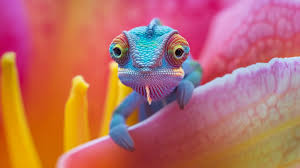
#> input picture img_1.jfif, 300 x 168 px, found by its file name
$ python operations_img.py
#> lines starting #> are read from the running program, lines starting #| are printed output that depends on the picture
import cv2
import numpy as np
import random
img = cv2.imread("/Users/muhammadtaqiriaz/Documents/opencv/img_1.jfif",1)
#> img is the input picture: shape (168, 300, 3); mean B, G, R 101.2, 108.7, 185.6
cv2.imshow("Image 1",img)
img_big = cv2.resize(img,(500,350))
cv2.imshow("Image 1 resize",img_big)
img_2 = cv2.imread("/Users/muhammadtaqiriaz/Documents/opencv/img_2.jfif",1)
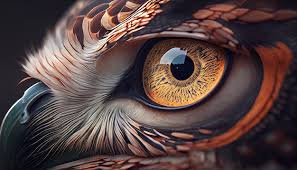
#> input picture img_2.jfif, 297 x 170 px, found by its file name
#> img_2 is the input picture: shape (170, 297, 3); mean B, G, R 66.5, 67.1, 86.1
cv2.imshow("Image 2",img_2)
img2_big = cv2.resize(img_2,(500,350))
cv2.imshow("Image 2 resize",img2_big)
img_weighted = cv2.addWeighted(img_big,0.5,img2_big,0.5,-25)
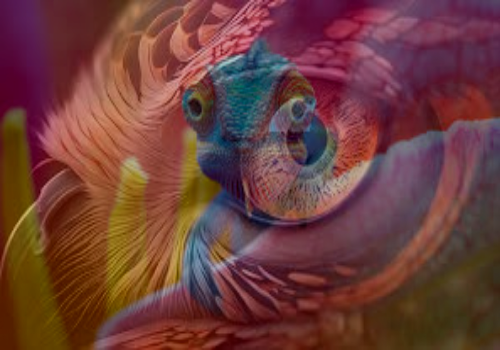
#> img_weighted: shape (350, 500, 3); mean B, G, R 59.3, 62.8, 110.7
cv2.imshow("Image weighted",img_weighted)
img_subtract = cv2.subtract(img_big,img2_big)
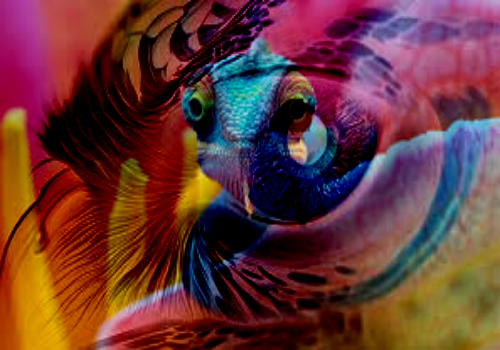
#> img_subtract: shape (350, 500, 3); mean B, G, R 53.6, 54.2, 104.2
cv2.imshow("Image subrtact",img_subtract)
kernel = np.ones((5,5),np.uint8)
img_erosion = cv2.erode(img,kernel)
cv2.imshow("Image 1 erosion",img_erosion)
img_blur = cv2.GaussianBlur(img,(15,15),0)
cv2.imshow("Image 1 gaussian blur",img_blur)
img_medianblur = cv2.medianBlur(img,(15))
cv2.imshow("Image 1 median blur",img_medianblur)
r = random.randint(1,255)
g = random.randint(1,255)
b = random.randint(1,255)
img_border = cv2.copyMakeBorder(img,9,9,9,9,cv2.BORDER_CONSTANT,value = (r,b,b))
cv2.imshow("Image 1 border constant",img_border)
img_border2 = cv2.copyMakeBorder(img,9,9,9,9,cv2.BORDER_REFLECT)
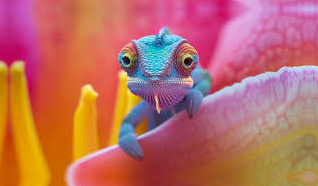
#> img_border2: shape (186, 318, 3); mean B, G, R 99.9, 107.8, 186.6
cv2.imshow("Image 1 border reflect",img_border2)
img_grey = cv2.cvtColor(img,cv2.COLOR_BGR2GRAY)
cv2.imshow("Image 1 greyscale",img_grey)
rows,columns = img.shape[0:2]
#> rows = 168; columns = 300
for i in range(rows):
    for j in range(columns):
        img[i,j] = sum(img[i,j]) * 0.3
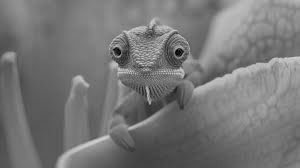
#> img: shape (168, 300, 3); min 2, max 212, mean 118.2
cv2.imshow("Image 1 greyscale 2",img)
img = cv2.imread("/Users/muhammadtaqiriaz/Documents/opencv/img_1.jfif",1)
rows,columns = img.shape[0:2]
rotate_m = cv2.getRotationMatrix2D((rows/2,columns/2),90,1)
img_rotate = cv2.warpAffine(img,rotate_m,(rows,columns))
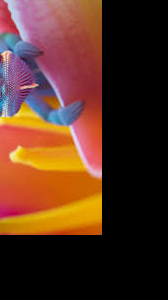
#> img_rotate: shape (300, 168, 3); mean B, G, R 33.8, 49.4, 86
cv2.imshow("Image 1 rotation",img_rotate)
img_edge = cv2.Canny(img,100,200)
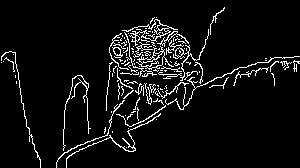
#> img_edge: shape (168, 300); 6.3% white in thin lines or dots
cv2.imshow("Image 1 edges",img_edge)
cv2.waitKey(0)
